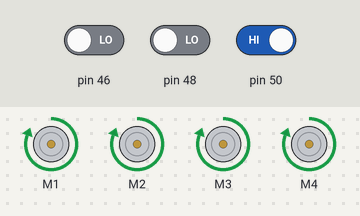
Recording of a sketch running on a simulated Arduino Mega 2560, built with avr-gcc and run on an emulated ATmega2560. Parts: 4 × DC motor (green arrow = forward, orange = backward, longer = faster). Inputs (shaded band) come from the test bench; at power-on: pin 46 LOW, pin 48 LOW, pin 50 HIGH.

Above: at 1.2 s.
1.3 s: pin 46 driven HIGH
At 1.7 s:
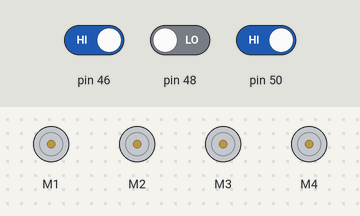
2.8 s: pin 48 driven HIGH
At 4.0 s:
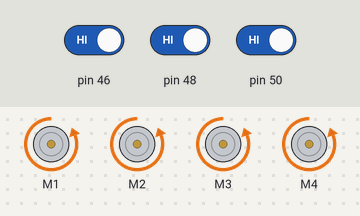
4.3 s: pin 50 driven LOW
At 5.2 s:
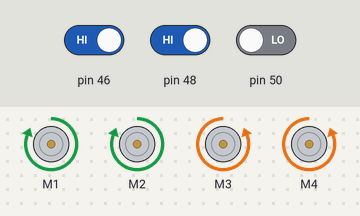
5.8 s: pin 50 driven HIGH
At 6.3 s:
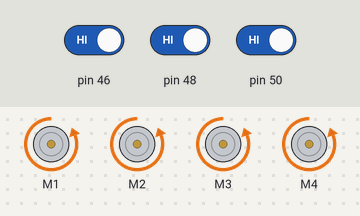
7.3 s: pin 46 driven LOW
At 8.5 s:
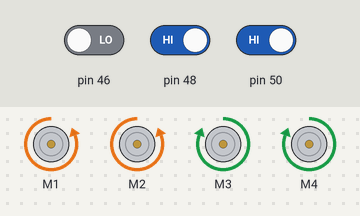
8.8 s: pin 48 driven LOW
At 9.8 s:
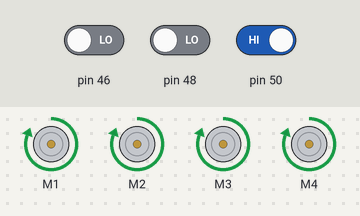
Timing chart, 0 to 11.3 s (numbered marks = the images above; inputs shaded):
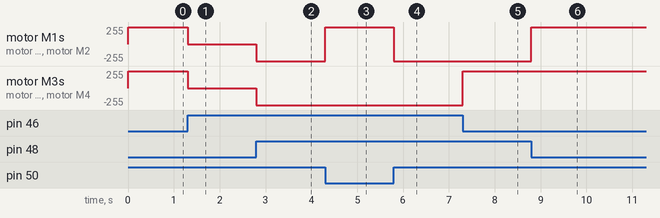

The sketch:

SEGUIDOR_FINAL_GRANDE.ino
```cpp
#include "AFMotor.h"
#include "Ultrasonic.h"

int velocidade = 255,
    sensorInfraE,
    sensorInfraC,
    sensorInfraD;

AF_DCMotor motor1(1);
AF_DCMotor motor2(2);
AF_DCMotor motor3(3);
AF_DCMotor motor4(4);

void setup() {
  pinMode(46, INPUT);
  pinMode(48, INPUT);
  pinMode(50, INPUT);

  Serial.begin(9600);
}

//FUNÇÕES
//FRENTE
void frente(int vel) {
  motor1.setSpeed(vel);
  motor1.run(FORWARD);
  motor2.setSpeed(vel);
  motor2.run(FORWARD);
  motor3.setSpeed(vel);
  motor3.run(FORWARD);
  motor4.setSpeed(vel);
  motor4.run(FORWARD);
}

//DIREITA
void direita(int vel) {
  motor1.setSpeed(vel);
  motor1.run(FORWARD);
  motor2.setSpeed(vel);
  motor2.run(FORWARD);
  motor3.setSpeed(vel * 0.7);
  motor3.run(FORWARD);
  motor4.setSpeed(vel * 0.7);
  motor4.run(FORWARD);
}

//ESQUERDA
void esquerda(int vel) {
  motor1.setSpeed(vel * 0.7);
  motor1.run(FORWARD);
  motor2.setSpeed(vel * 0.7);
  motor2.run(FORWARD);
  motor3.setSpeed(vel);
  motor3.run(FORWARD);
  motor4.setSpeed(vel);
  motor4.run(FORWARD);
}

//HORARIO
void horario() {
  motor1.setSpeed(255);
  motor1.run(FORWARD);
  motor2.setSpeed(255);
  motor2.run(FORWARD);
  motor3.setSpeed(255);
  motor3.run(BACKWARD);
  motor4.setSpeed(255);
  motor4.run(BACKWARD);
}

//ANTIHORARIO
void antihorario() {
  motor1.setSpeed(255);
  motor1.run(BACKWARD);
  motor2.setSpeed(255);
  motor2.run(BACKWARD);
  motor3.setSpeed(255);
  motor3.run(FORWARD);
  motor4.setSpeed(255);
  motor4.run(FORWARD);
}

//TRAS
void tras(int vel) {
  motor1.setSpeed(vel);
  motor1.run(BACKWARD);
  motor2.setSpeed(vel);
  motor2.run(BACKWARD);
  motor3.setSpeed(vel);
  motor3.run(BACKWARD);
  motor4.setSpeed(vel);
  motor4.run(BACKWARD);
}

//PARAR
void parar() {
  motor1.run(RELEASE);
  motor2.run(RELEASE);
  motor3.run(RELEASE);
  motor4.run(RELEASE);
}

void loop() {
  sensorInfraE = digitalRead(46);
  sensorInfraC = digitalRead(48);
  sensorInfraD = digitalRead(50);

  if(sensorInfraE == 1 && sensorInfraC == 1 && sensorInfraD == 0) { //DIREITA
    horario();
  }
  else if(sensorInfraE == 1 && sensorInfraC == 0 && sensorInfraD == 0) { //DIREITA LEVE
    frente(velocidade);
  }
  else if(sensorInfraE == 0 && sensorInfraC == 0 && sensorInfraD == 0) { //FRENTE
    frente(velocidade);
  }
  else if(sensorInfraE == 0 && sensorInfraC == 0 && sensorInfraD == 1) { //ESQUERDA LEVE
    frente(velocidade);
  }
  else if(sensorInfraE == 0 && sensorInfraC == 1 && sensorInfraD == 1) { //ESQUERDA
    antihorario();
  }
  else if(sensorInfraE == 1 && sensorInfraC == 1 && sensorInfraD == 1) { //TRAS
    tras(velocidade);
  }
  else { //PARAR
    parar();
  }
}
```

Ultrasonic.cpp
```cpp
// (licence header left out)
#include "Arduino.h"
#include "Ultrasonic.h"

HC_SR04::HC_SR04(uint8_t pintrigger, uint8_t pinecho)
{
	pinMode(pintrigger,OUTPUT);
	pinMode(pinecho,INPUT);
	_pintrigger = pintrigger;
	_pinecho = pinecho;

}

uint16_t HC_SR04::distance()
{
	digitalWrite(_pintrigger,LOW);
	delayMicroseconds(2);
	digitalWrite(_pintrigger,HIGH);
	delayMicroseconds(10);
	digitalWrite(_pintrigger,LOW);

 	return pulseIn(_pinecho,HIGH)/59;
}
```

Ultrasonic.h
```cpp
#ifndef Ultrasonic_h
#define Ultrasonic_h

/*
RoboCore Ultrasonic sensor Library
		(v1.0 - 30/03/2017)

  Ultrasonic sensor functions for Arduino
    (tested with Arduino 1.6.5)

  Copyright 2017 RoboCore (Hallszombie) ( http://www.RoboCore.net )

  ------------------------------------------------------------------------------
  This program is free software: you can redistribute it and/or modify
  it under the terms of the GNU Lesser General Public License as published by
  the Free Software Foundation, either version 3 of the License, or
  (at your option) any later version.

  This program is distributed in the hope that it will be useful,
  but WITHOUT ANY WARRANTY; without even the implied warranty of
  MERCHANTABILITY or FITNESS FOR A PARTICULAR PURPOSE.  See the
  GNU Lesser General Public License for more details.

  You should have received a copy of the GNU Lesser General Public License
  along with this program.  If not, see <http://www.gnu.org/licenses/>.
  ------------------------------------------------------------------------------
*/

#include "Arduino.h"

class HC_SR04
{
	public:
		HC_SR04(uint8_t pintrigger, uint8_t pinecho);
		uint16_t distance();
	private:
		uint8_t _pintrigger;
		uint8_t	_pinecho;

};

#endif
```

Measured:
- after the input at 1.3 s, motor M1–4: forward 255/255 → stopped at once
- after the input at 2.8 s, motor M1–4: stopped → backward 255/255 at once
- after the input at 4.3 s, motor M1, motor M2: backward 255/255 → forward 255/255 at once
- after the input at 5.8 s, motor M1, motor M2: forward 255/255 → backward 255/255 at once
- after the input at 7.3 s, motor M3, motor M4: backward 255/255 → forward 255/255 at once
- after the input at 8.8 s, motor M1, motor M2: backward 255/255 → forward 255/255 at once
